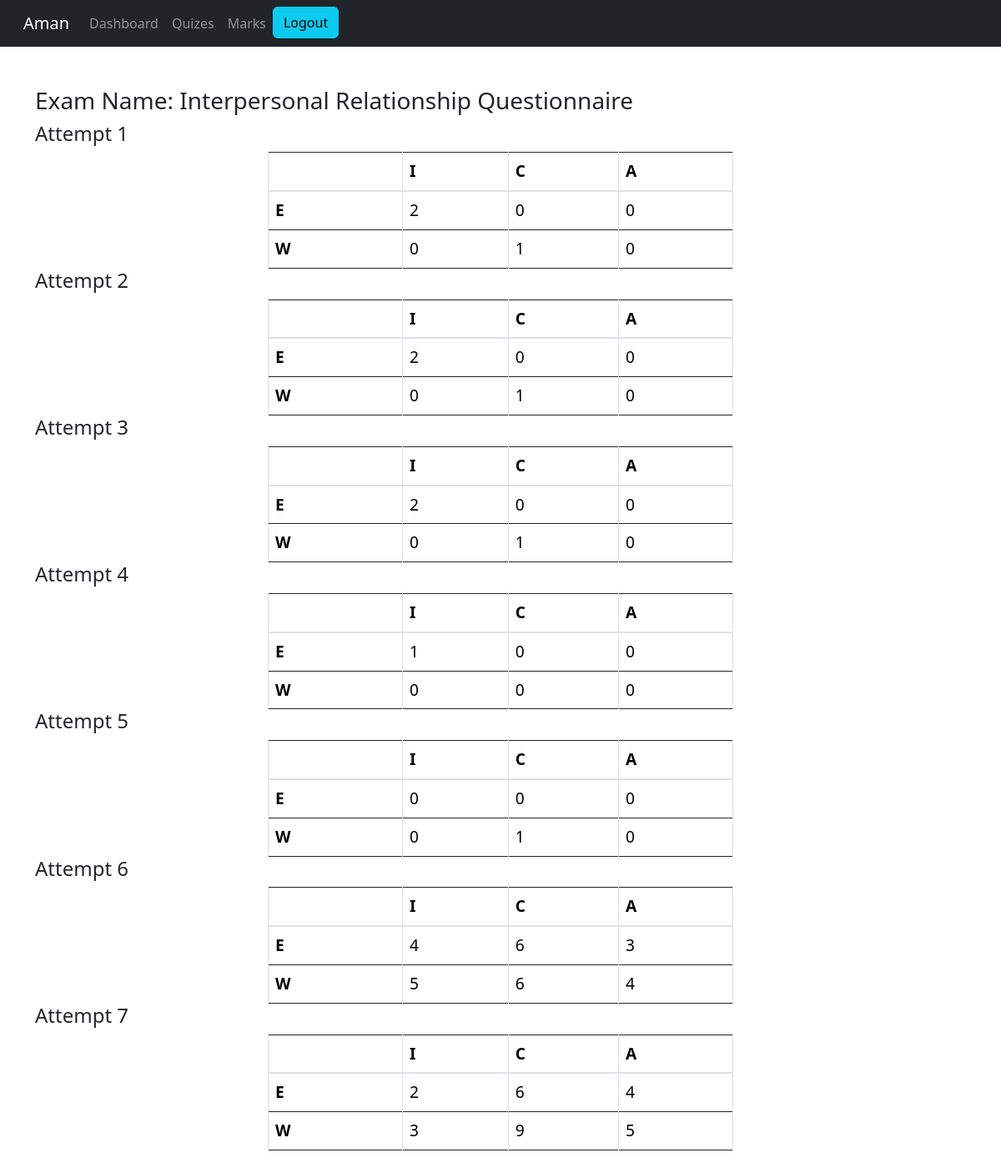
Screenshot of /student/check-marks/9 (signed in) with the database file from the repository.
### test2/models.py (models this page shows)
class result_t2(models.Model):
    student = models.ForeignKey(Student, on_delete=models.CASCADE)
    exam = models.ForeignKey(Course, on_delete=models.CASCADE)
    marks = models.PositiveIntegerField()
    date = models.DateTimeField(auto_now=True)
    category_EI = models.PositiveIntegerField(default=0)
    category_WC = models.PositiveIntegerField(default=0)
    category_EA = models.PositiveIntegerField(default=0)
    category_WI = models.PositiveIntegerField(default=0)
    category_WA = models.PositiveIntegerField(default=0)
    category_EC = models.PositiveIntegerField(default=0)

### student/views.py (the view)
# urls.py: path('check-marks/<int:pk>', views.check_marks_view,name='check-marks'),
@login_required(login_url='studentlogin')
@user_passes_test(is_student)
def check_marks_view(request,pk):
    course=QMODEL.Course.objects.get(id=pk)
    student = models.Student.objects.get(user_id=request.user.id)
    if course.course_name == 'MBTI':
        mresults= MModel.Result_mbti.objects.all().filter(exam=course).filter(student=student)
        return render(request,'student/check_marks_mbti.html',{'mresults' :mresults})
    elif course.course_name == 'TATEST':
        tresults= TModel.Result_ta.objects.all().filter(exam=course).filter(student=student)
        return render(request,'student/check_marks_tatest.html',{'tresults' :tresults})
    elif course.course_name == 'Interpersonal Relationship Questionnaire':
        t2results = Model2.result_t2.objects.all().filter(exam=course).filter(student=student)
        return render(request, 'student/check_marks_test2.html', {'t2results' :t2results})

### student/views.py (called while the page is built)
def is_student(user):
    return user.groups.filter(name='STUDENT').exists()

### student/templates/student/check_marks_test2.html (shortened to what this page needs)
{% extends 'student/studentbase.html' %}
{% block content %}
<head>
    <link href="http://netdna.bootstrapcdn.com/bootstrap/4.0.0-beta/css/bootstrap.min.css" rel="stylesheet">
    <link rel="stylesheet" href="https://maxcdn.bootstrapcdn.com/bootstrap/4.4.1/css/bootstrap.min.css">
    <link href="https://maxcdn.bootstrapcdn.com/font-awesome/4.3.0/css/font-awesome.min.css" rel="stylesheet">
    <link href="https://cdn.jsdelivr.net/npm/bootstrap@5.3.1/dist/css/bootstrap.min.css" rel="stylesheet">
</head>
<br><br>
<div class="container">
    <h3> Exam Name: Interpersonal Relationship Questionnaire </h3>
    {% for t in t2results %}
        <h4>Attempt {{ forloop.counter }}</h4>
        <table class="table table-bordered border-dark table-custom">
            <thead>
                <tr>
                    <th></th>
                    <th>I</th>
                    <th>C</th>
                    <th>A</th>
                </tr>
            </thead>
            <tbody>
                <tr>
                    <th>E</th>
                    <td>{{ t.category_EI }}</td>
                    <td>{{ t.category_EC }}</td>
                    <td>{{ t.category_EA }}</td>
                </tr>
                <tr>
                    <th>W</th>
                    <td>{{ t.category_WI }}</td>
                    <td>{{ t.category_WC }}</td>
                    <td>{{ t.category_WA }}</td>
                </tr>
            </tbody>
        </table>
    {% endfor %}
</div>
{% endblock content %}

### student/templates/student/studentbase.html (shortened to what this page needs)
<!DOCTYPE html>
{% load static %}
<html lang="en" dir="ltr">
<head>
  <link href="https://cdn.jsdelivr.net/npm/bootstrap@5.3.2/dist/css/bootstrap.min.css" rel="stylesheet">
  <link rel="stylesheet" href="https://cdnjs.cloudflare.com/ajax/libs/font-awesome/5.12.1/css/all.min.css">
</head>
<body>
<nav class="navbar navbar-expand-lg navbar-dark bg-dark">
  <div class="container-fluid">
    <a class="navbar-brand mx-3" href="#">{{request.user.first_name}}</a>
      <div class="collapse navbar-collapse mx -3" id="navbarNav">
          <ul class="navbar-nav">
              <li class="nav-item">
                  <a class="nav-link mx - 3" href="/student/student-dashboard">Dashboard</a>
              </li>
              <li class="nav-item">
                  <a class="nav-link mx - 3 " href="/student/student-exam">Quizes</a>
              </li>
              <li class="nav-item">
                  <a class="nav-link mx - 3" href="/student/student-marks">Marks</a>
              </li>
              <li class="nav-item">
                <a class = "btn btn-info" class="nav-link" href="/logout">Logout</a>
            </li>
        </ul>
      </div>
  </div>
</nav>
  {% block content %}
  {% endblock content %}
  <br><br><br>
  {% include "quiz/footer.html" %}
</body>
</html>

### student/templates/student/studentbase.html (style rules this page uses)
a:link { text-decoration: none; }
body { margin: 0; padding: 0; font-family: "Gill Sans", sans-serif;; }

### student/templates/student/check_marks_test2.html (style rules this page uses)
a:link { text-decoration: none; }
.table-custom { width: 50%; margin: 0 auto; font-size: 1em; }
.table-custom th, .table-custom td { font-size: 1.2em; }

### rows the page displays
result_t2: category_EI "2", category_EC "0", category_EA "0", category_WI "0", category_WC "1", category_WA "0"
result_t2: category_EI "2", category_EC "0", category_EA "0", category_WI "0", category_WC "1", category_WA "0"
result_t2: category_EI "2", category_EC "0", category_EA "0", category_WI "0", category_WC "1", category_WA "0"
result_t2: category_EI "1", category_EC "0", category_EA "0", category_WI "0", category_WC "0", category_WA "0"
result_t2: category_EI "0", category_EC "0", category_EA "0", category_WI "0", category_WC "1", category_WA "0"
result_t2: category_EI "4", category_EC "6", category_EA "3", category_WI "5", category_WC "6", category_WA "4"
result_t2: category_EI "2", category_EC "6", category_EA "4", category_WI "3", category_WC "9", category_WA "5"

### other values shown
{{ request.user.first_name }} "Aman"
